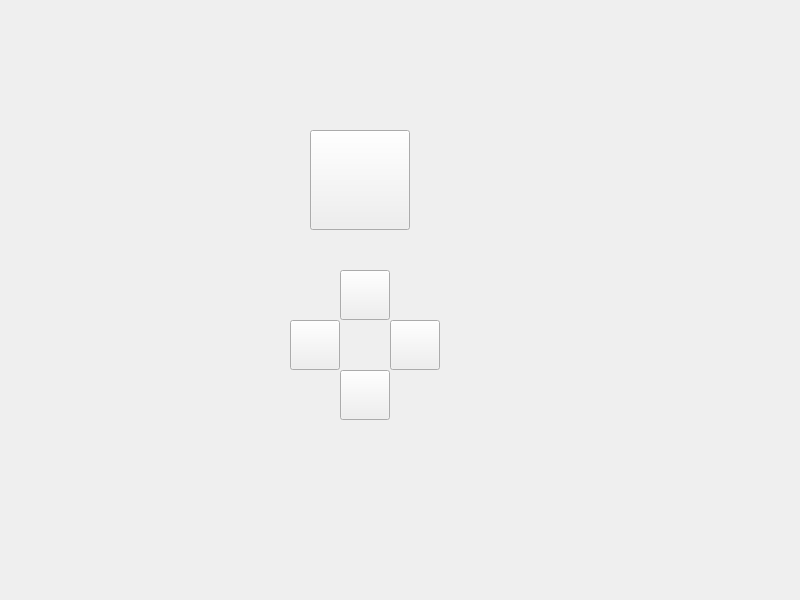
<?xml version="1.0" encoding="UTF-8"?>
<ui version="4.0">
 <class>Widget</class>
 <widget class="QWidget" name="Widget">
  <property name="geometry">
   <rect>
    <x>0</x>
    <y>0</y>
    <width>800</width>
    <height>600</height>
   </rect>
  </property>
  <property name="windowTitle">
   <string>Widget</string>
  </property>
  <widget class="QPushButton" name="pushButtonTarget">
   <property name="geometry">
    <rect>
     <x>310</x>
     <y>130</y>
     <width>100</width>
     <height>100</height>
    </rect>
   </property>
   <property name="text">
    <string/>
   </property>
  </widget>
  <widget class="QPushButton" name="pushButtonDown">
   <property name="geometry">
    <rect>
     <x>340</x>
     <y>370</y>
     <width>50</width>
     <height>50</height>
    </rect>
   </property>
   <property name="text">
    <string/>
   </property>
  </widget>
  <widget class="QPushButton" name="pushButtonLeft">
   <property name="geometry">
    <rect>
     <x>290</x>
     <y>320</y>
     <width>50</width>
     <height>50</height>
    </rect>
   </property>
   <property name="text">
    <string/>
   </property>
  </widget>
  <widget class="QPushButton" name="pushButtonUp">
   <property name="geometry">
    <rect>
     <x>340</x>
     <y>270</y>
     <width>50</width>
     <height>50</height>
    </rect>
   </property>
   <property name="text">
    <string/>
   </property>
  </widget>
  <widget class="QPushButton" name="pushButtonRight">
   <property name="geometry">
    <rect>
     <x>390</x>
     <y>320</y>
     <width>50</width>
     <height>50</height>
    </rect>
   </property>
   <property name="text">
    <string/>
   </property>
  </widget>
 </widget>
 <resources/>
 <connections/>
</ui>
